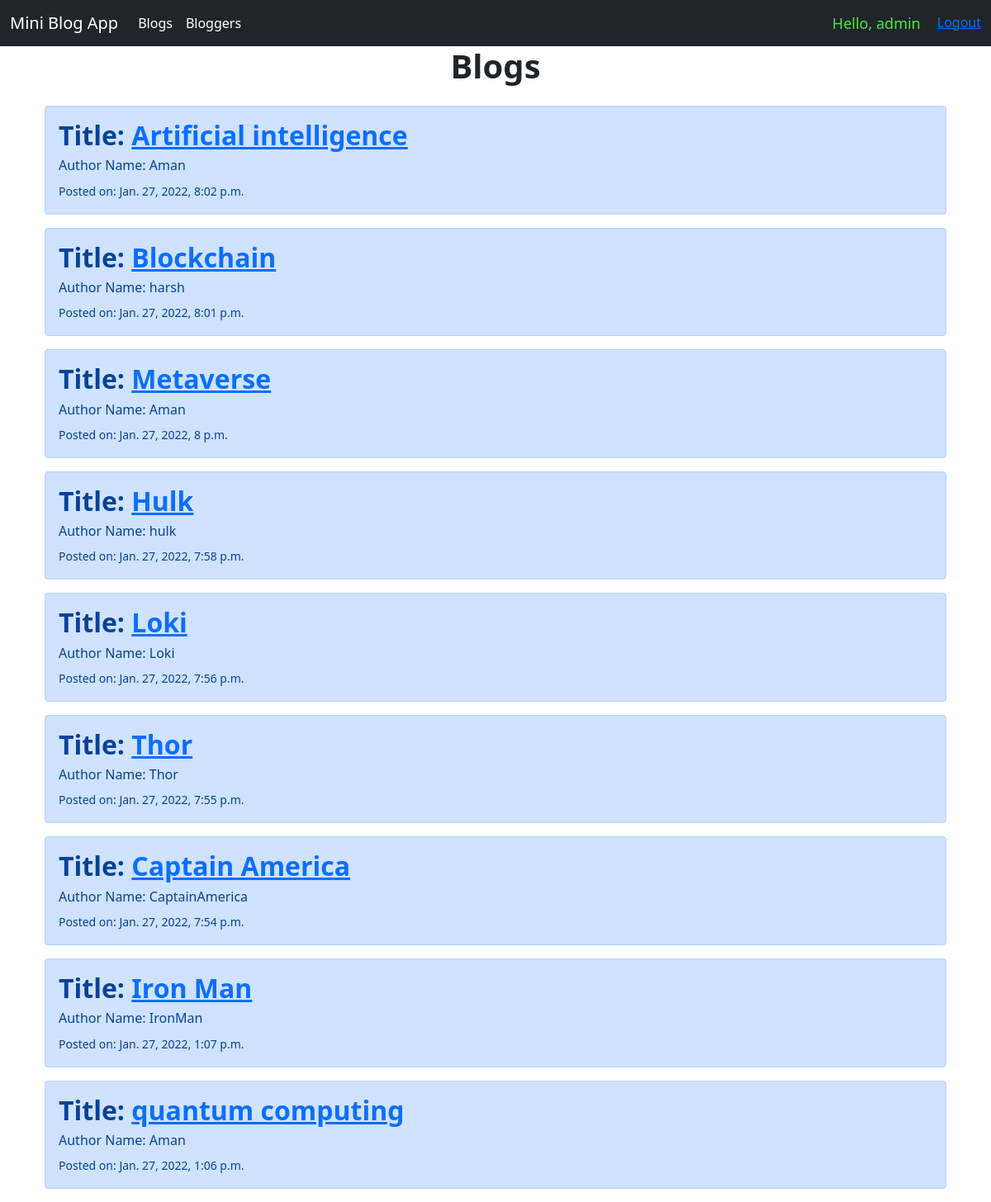
The app's page /blog/blogs/ (signed in) with its own data.
### blog/models.py (models this page shows)
class Post(models.Model):
    title = models.CharField(max_length=255)
    intro = models.TextField()
    body = models.TextField()
    date_added = models.DateTimeField(auto_now_add=True)
    blogger_name = models.ForeignKey(
        User, null=False, blank=False, on_delete=models.CASCADE, related_name="+")
    class Meta:
        ordering = ['-date_added']

### blog/views.py (the view)
# urls.py: path('blogs/', views.blogs_list, name="blogs_list"),
def blogs_list(request):
    posts = Post.objects.all()
    return render(request, 'blog/bloglist.html', {'bloggers': author, 'posts': posts})

### blog/templates/blog/bloglist.html
{% extends 'blog/base.html' %}
{% block content%}
    <div class="container"><br>
        <div  class="position-relative">
    <h1 class="h1 position-absolute top-10 start-50 translate-middle"><b>Blogs</b></h1><br></div>
    <br>
    {% for post in posts%}
      <div class="alert alert-primary" role="alert">
        <h2 class="h2"><b> Title: <a href="{% url 'blog_post_detail' post.id%}">{{post.title}}</a></b></h2>
        <h6>Author Name: {{post.blogger_name}}</h6>
        <small> Posted on: {{post.date_added}}</small>
      </div>
    {% endfor %}
</div>
{% endblock %}

### blog/templates/blog/base.html (shortened to what this page needs)
<!doctype html>
<html lang="en">
  <head>
    <link href="https://cdn.jsdelivr.net/npm/bootstrap@5.0.2/dist/css/bootstrap.min.css" rel="stylesheet">
  </head>
  <body>
    <nav class="navbar navbar-expand-lg navbar-dark bg-dark">
        <div class="container-fluid">
          <a class="navbar-brand" href="{% url 'home' %}">Mini Blog App</a>
          <div class="collapse navbar-collapse" id="navbarSupportedContent">
            <ul class="navbar-nav me-auto mb-2 mb-lg-0">
              <li class="nav-item">
                <a class="nav-link active" aria-current="page" href="{% url 'blogs_list' %}">Blogs</a>
              </li>
              <li class="nav-item">
                <a class="nav-link active" aria-current="page" href="{% url 'bloggers_list' %}">Bloggers</a>
              </li>
            </ul>
            <ul class="navbar-nav ml-auto">
              <li class="nav-item">
                <span class="hello-msg">Hello, {{request.user|default_if_none:"&nbsp;" }}</span>
              </li>
              <li class="nav-item">
                <span>
                  {% if request.user.is_authenticated %}
                  <a class="logout-msg" href="{% url 'logout' %}">
                    Logout</a>
                  {% else %}
                  <a class="logout-msg" href="{% url 'login' %}">
                    Login</a>
                  {% endif %}
                       </span>
              </li>
            </ul>
          </div>
        </div>
      </nav>
      <section>
        <div class="container">
          {% block content%}
          {% endblock%}
        </div>
      </section>
  </body>
</html>

### blog/templates/blog/base.html (style rules this page uses)
.hello-msg { font-size: 18px; color: rgb(76, 231, 71); margin-right: 20px; }

### records on screen
Post: title "Artificial intelligence", blogger_name "Aman", date_added "Jan. 27, 2022, 8:02 p.m."
Post: title "Blockchain", blogger_name "harsh", date_added "Jan. 27, 2022, 8:01 p.m."
Post: title "Metaverse", blogger_name "Aman", date_added "Jan. 27, 2022, 8 p.m."
Post: title "Hulk", blogger_name "hulk", date_added "Jan. 27, 2022, 7:58 p.m."
Post: title "Loki", blogger_name "Loki", date_added "Jan. 27, 2022, 7:56 p.m."
Post: title "Thor", blogger_name "Thor", date_added "Jan. 27, 2022, 7:55 p.m."
Post: title "Captain America", blogger_name "CaptainAmerica", date_added "Jan. 27, 2022, 7:54 p.m."
Post: title "Iron Man", blogger_name "IronMan", date_added "Jan. 27, 2022, 1:07 p.m."
Post: title "quantum computing", blogger_name "Aman", date_added "Jan. 27, 2022, 1:06 p.m."

### other values on screen
{{ request.user|default_if_none:"&nbsp;" }} "admin"
